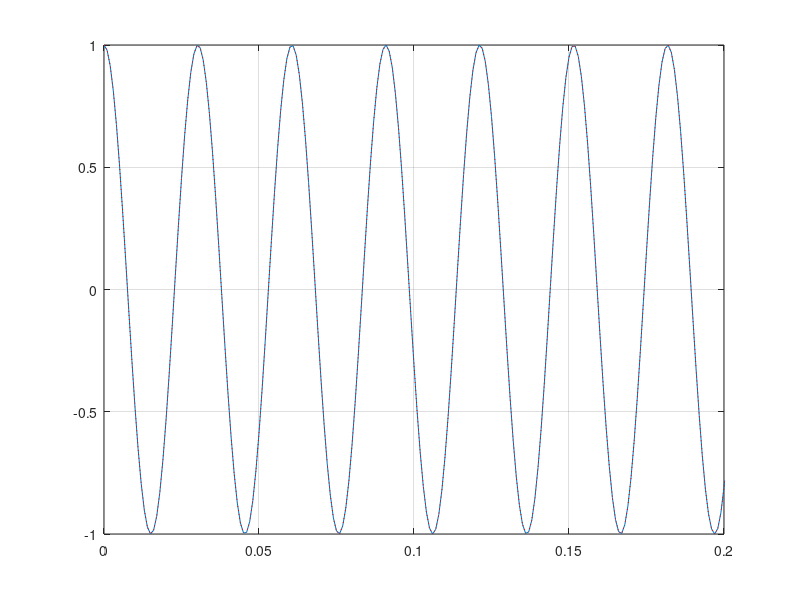
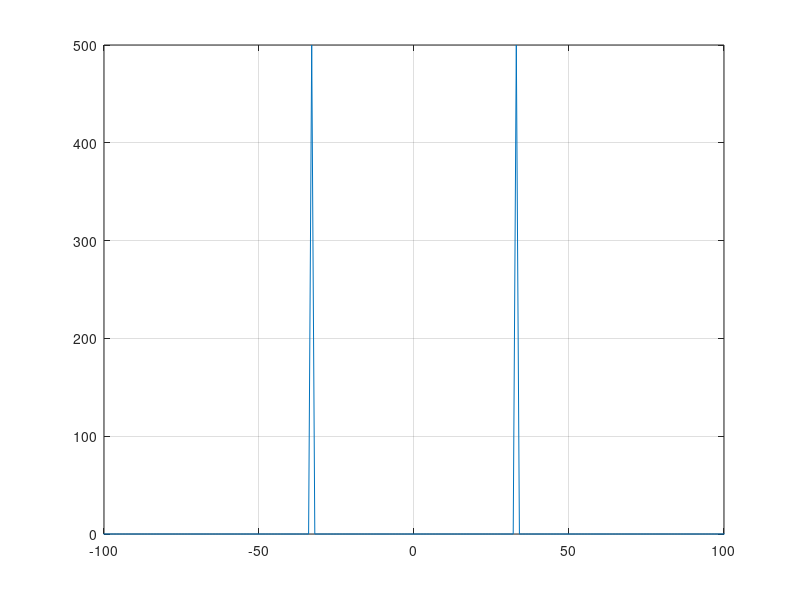

These charts were generated, in order, by the following MATLAB code:
clear all
dt = 0.001; n = 1000;
t = [0:n-1] * dt; f = 33;
s_t = cos( 2*pi*f*t );
S_w = abs(fftshift(fft(s_t)));
faxe = [-n/2:n/2-1]/n / dt;

figure
plot(t,s_t)
hold on
s_t = exp( 1i*2*pi*f*t );
plot(t,s_t,':r')
grid on
axis([0 0.2 -1 1])
hold off

figure
plot(faxe,S_w)
grid on
axis([-100 100 0 500])

% 
% S_w = abs(fftshift(fft(s_t)));
% 
% figure
% plot(t,s_t)
% grid on
% axis([0 0.2 -1 1])
% 
% figure
% plot(faxe,S_w)
% grid on
% axis([-100 100 0 500])